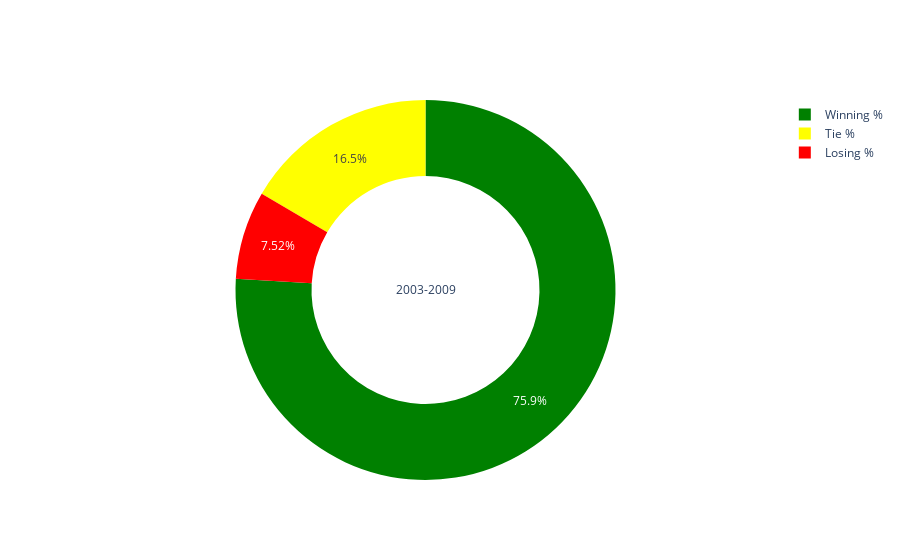
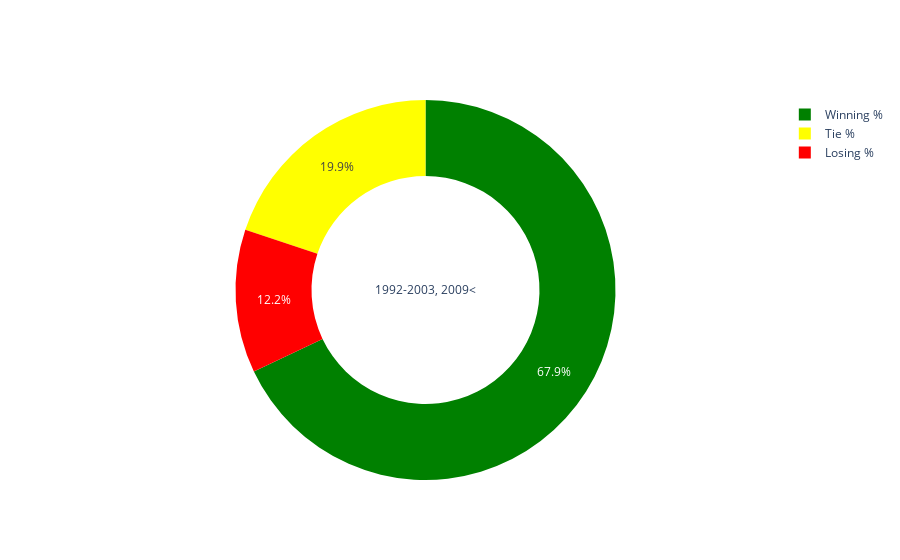

Notebook code for these charts, in order:
### Code cell
#Plot Donut chart for Home Ground Wins
values = percentages_with_ronaldo
colours = ['#008000', '#FF0000', '#FFFF00']
labels=['Winning %', 'Losing %', 'Tie %']


trace1 = {'values': values, 
          'labels': labels,
          'marker': {'colors': colours},
          'type': 'pie',
          'hole': 0.6,
          'title': '2003-2009',
          'showlegend': True}

print(color.BOLD + '% of Home Ground Wins with Ronaldo Playing for Manchester United (2003 - 2009)')

pio.show({'data': [trace1]})

values1 = percentages_no_ronaldo

trace2 = {'values': values1, 
          'labels': labels,
          'marker': {'colors': colours},
          'type': 'pie',
          'hole': 0.6,
          'title': '1992-2003, 2009<',
          'showlegend': True}

print(color.BOLD + '% of Home Ground Wins without Ronaldo Playing for Manchester United (Before 2003 and after 2009)')
pio.show({'data': [trace2]})

### Figure 1 — Plotly figure (JSON) as saved in the notebook; plotly's stock layout.template omitted (floating-point values rounded to 4 significant figures)
{"data": [{"hole": 0.6, "labels": ["Winning %", "Losing %", "Tie %"], "marker": {"colors": ["#008000", "#FF0000", "#FFFF00"]}, "showlegend": true, "title": {"text": "2003-2009"}, "type": "pie", "values": [75.94, 7.519, 16.54]}], "layout": {"autosize": true}}

### Figure 2 — Plotly figure (JSON) as saved in the notebook; plotly's stock layout.template omitted (floating-point values rounded to 4 significant figures)
{"data": [{"hole": 0.6, "labels": ["Winning %", "Losing %", "Tie %"], "marker": {"colors": ["#008000", "#FF0000", "#FFFF00"]}, "showlegend": true, "title": {"text": "1992-2003, 2009<"}, "type": "pie", "values": [67.95, 12.19, 19.86]}], "layout": {"autosize": true}}
